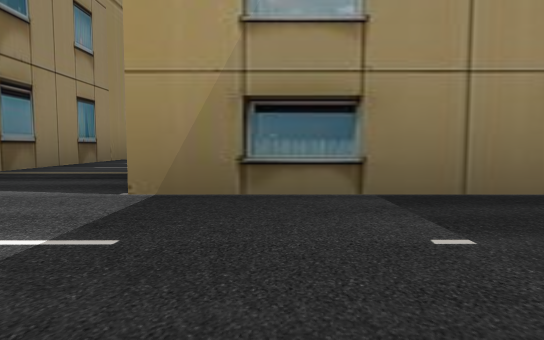
[1] (above)

24 first-person views from a walk through a Gazebo world. The camera is 1.2 m above the floor, tilts 4° down and sees 75° across. The floor is counted in squares, 5 m on a side. Each view is taken from the middle of a square. On the plan, view 1 faces up. The plan holds only what a view shows up to about 9 squares ahead; the rest is blank. The place goes on beyond the plan.

[2]
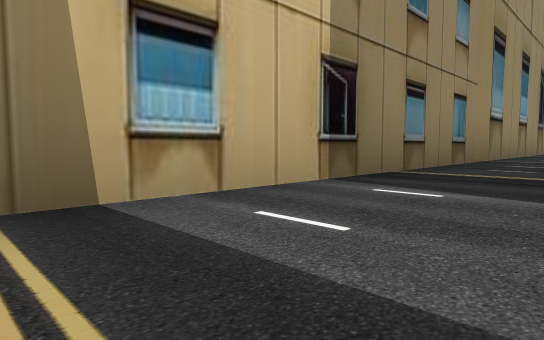

[3]
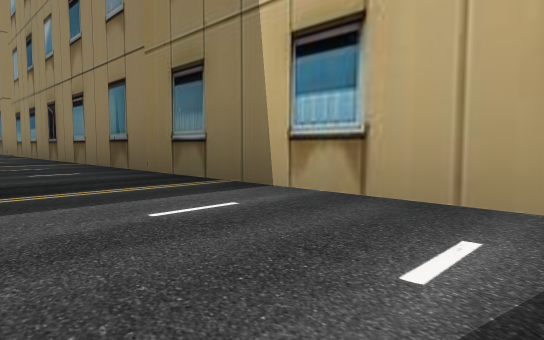

[4]
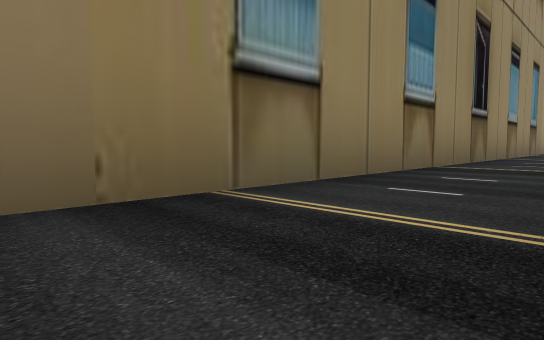

[5]
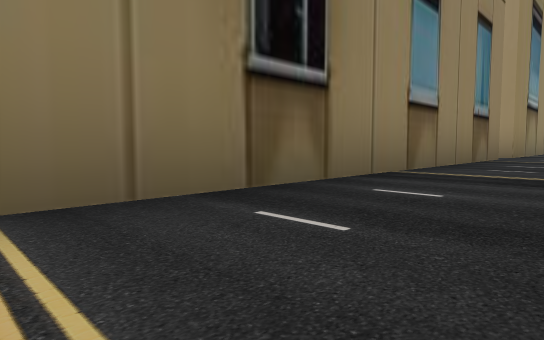

[6]
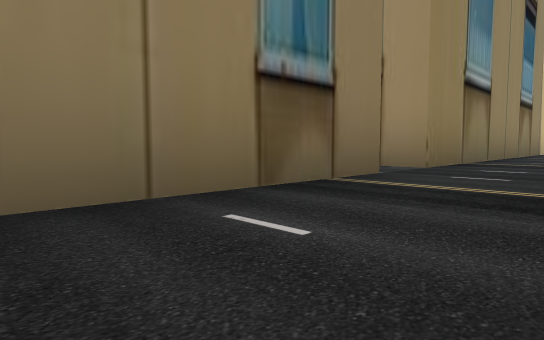

[7]
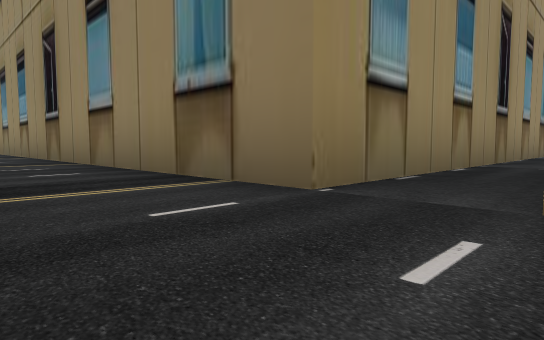

[8]
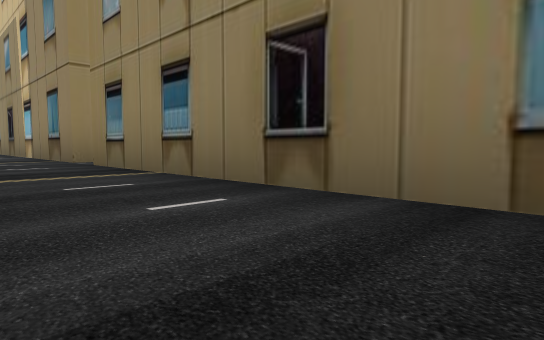

[9]
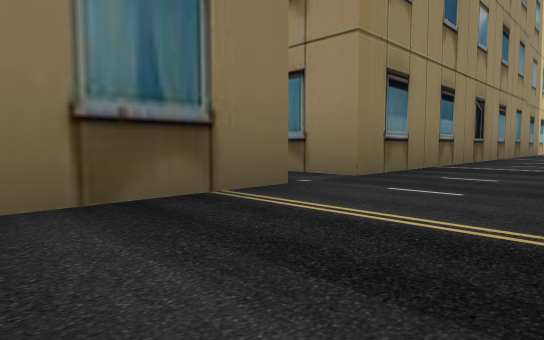

[10]
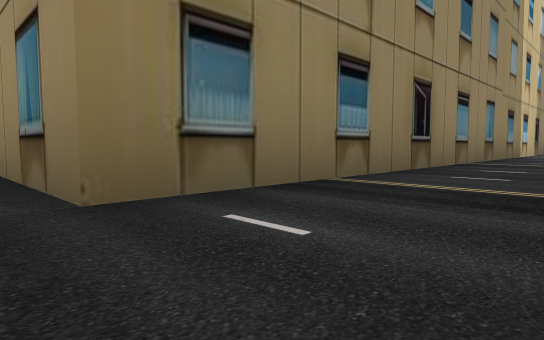

[11]
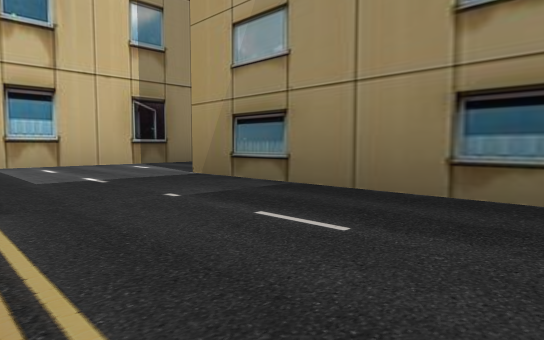

[12]
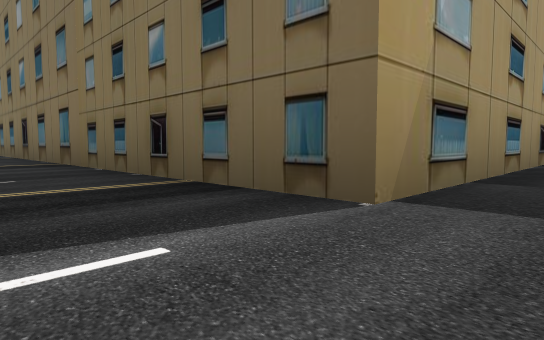

[13]
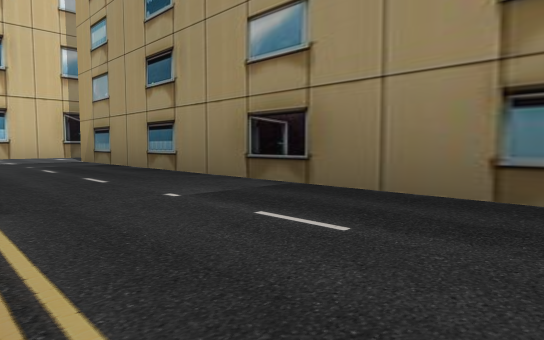

[14]
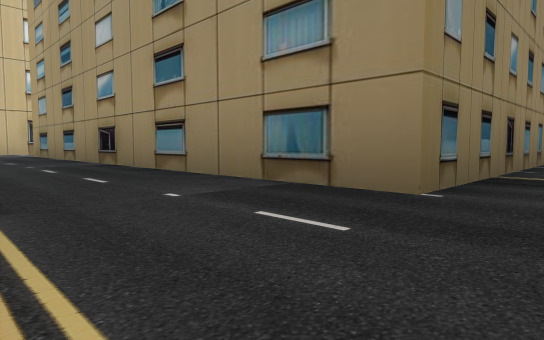

[15]
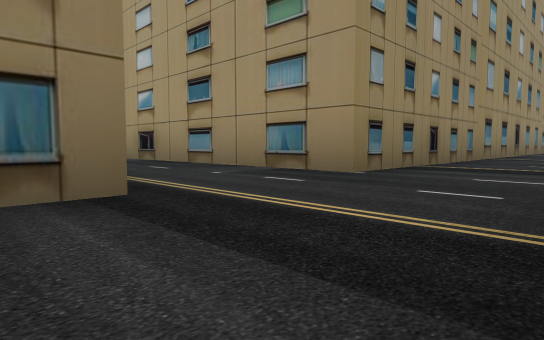

[16]
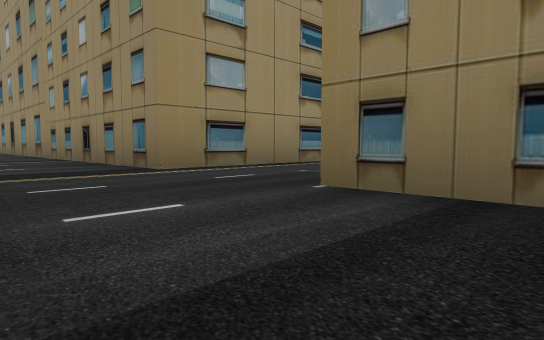

[17]
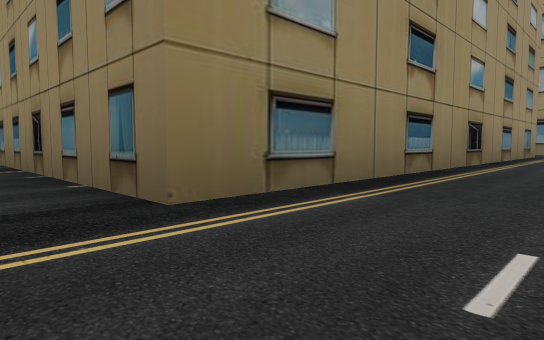

[18]
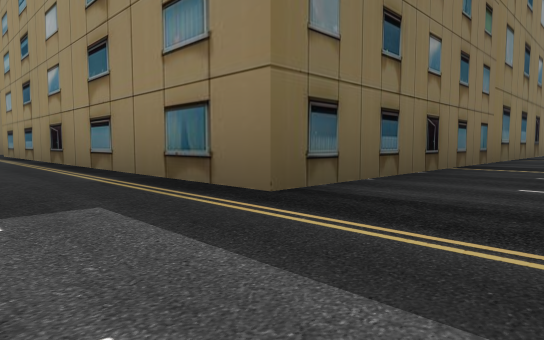

[19]
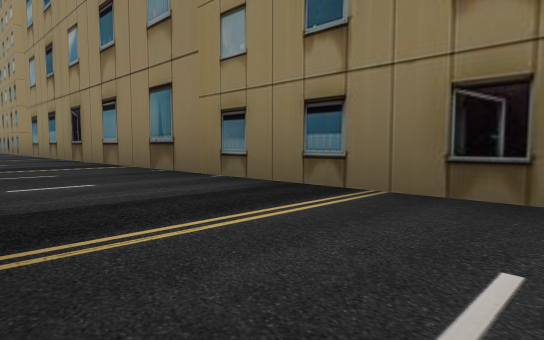

[20]
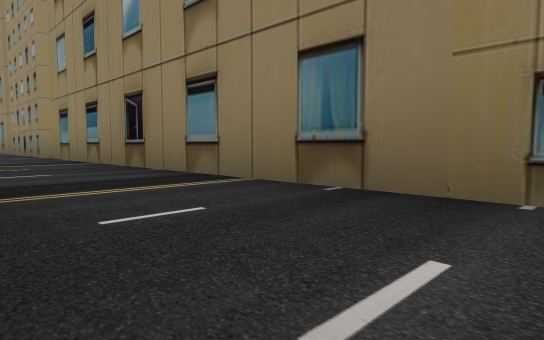

[21]
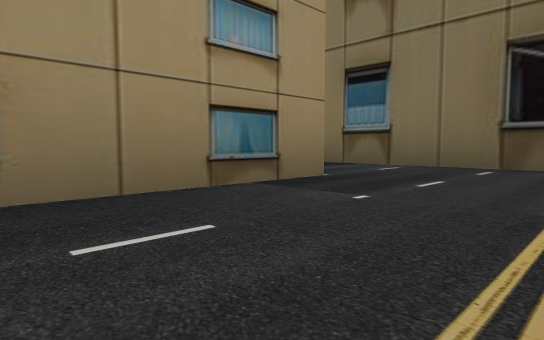

[22]
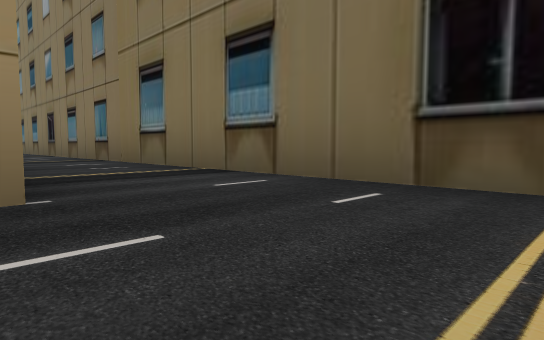

[23]
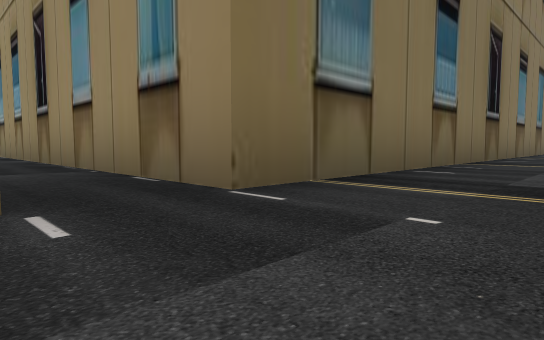

[24]
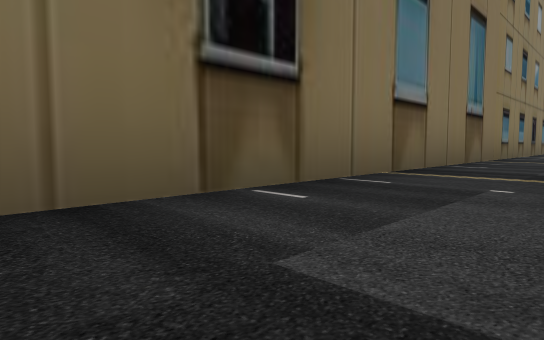

### Floor plan
Key: @ floor where view 1 was taken; . floor; B building.
Columns run from 12 left of view 1 to 10 right of it. Each row starts with its distance up from view 1.
 19          B.
 18          B.
 17 ..B      B..
 16 ............
 15 ..BBBBBBBB..
 14 ..B      B..
 13  .B      B..
 12 ..B      B..
 11 ..B      B..          B
 10 ..B      B..B      B .B
  9 ..B      B..B      B .B
  8  .B      B..B      B..B
  7  .B      B..B      B..B
  6  .B      B..B      B..B
  5  .B      B..B      B..B
  4  .B      B..B      B..B
  3  .B      B..B      B..B
  2   B      B..BBBBBBBB..B
  1   B      B............B
  0          B..@.........B
 -1          B..BBBBBBBB..B
 -2          B..B      B..
 -3          B..B      B..
 -4          B..B      B..
 -5          B..B      B..
 -6          B..B      B..
 -7         BB..B      B..
 -8         ....B      B.
 -9          B..B      B.
-10          B..       B.

Where each view was taken, in squares from view 1:
view 1: 0 up, 0 right, facing up
view 2: 0 up, 1 left, facing up-left
view 3: 2 up, 1 left, facing down-left
view 4: 5 up, 1 left, facing up-left
view 5: 9 up, 1 left, facing up-left
view 6: 13 up, 1 left, facing up-left
view 7: 17 up, 1 left, facing down-left
view 8: 3 down, 1 left, facing down-left
view 9: 10 down, 1 left, facing up-left
view 10: 8 down, 1 left, facing up-left
view 11: 0 up, 2 right, facing up-left
view 12: 1 up, 2 left, facing up-right
view 13: 0 up, 5 right, facing up-left
view 14: 0 up, 8 right, facing up-left
view 15: 1 down, 9 right, facing up-left
view 16: 3 up, 9 right, facing down-left
view 17: 1 up, 8 right, facing down-left
view 18: 1 up, 2 left, facing down-right
view 19: 2 down, 9 right, facing down-left
view 20: 4 down, 9 right, facing down-left
view 21: 0 up, 5 right, facing up-right
view 22: 0 up, 7 right, facing up-right
view 23: 17 up, 12 left, facing down-right
view 24: 12 up, 12 left, facing down-right
